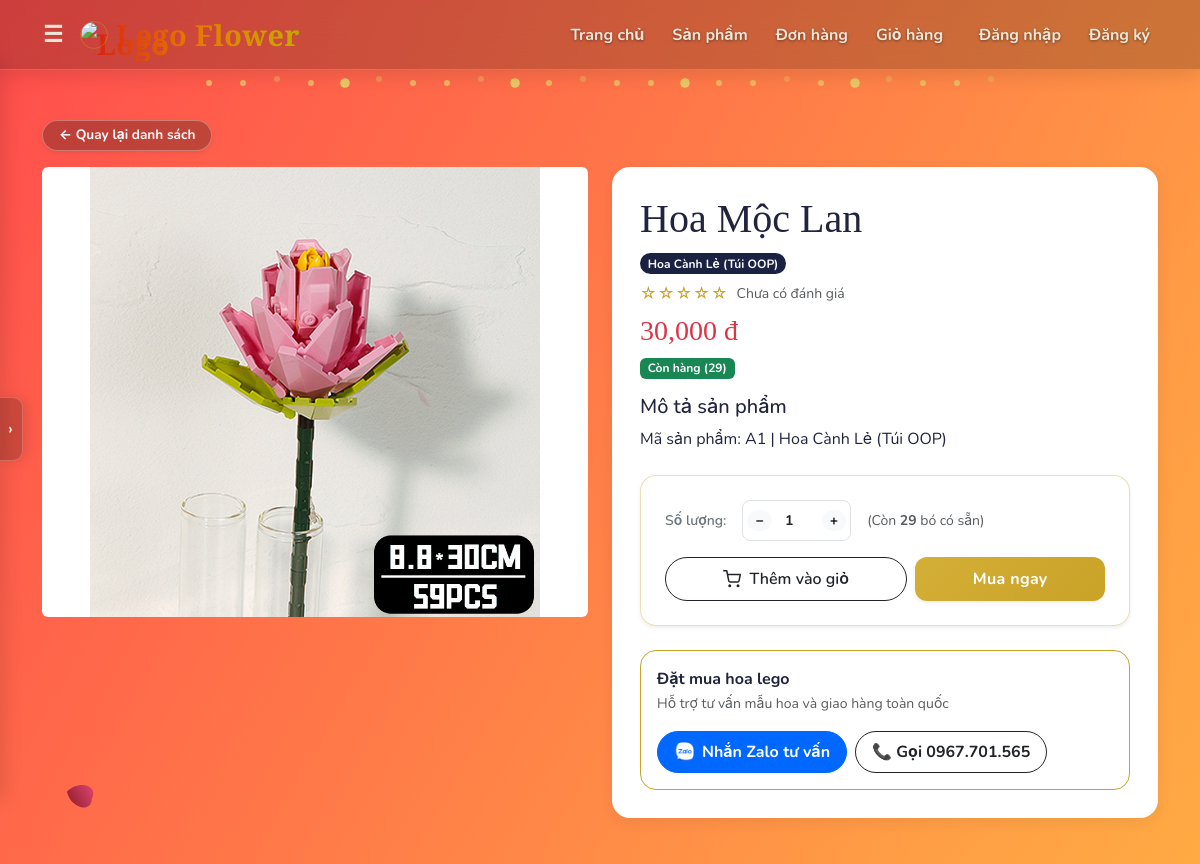
Before: /product/1 (upper part) with the older database file.
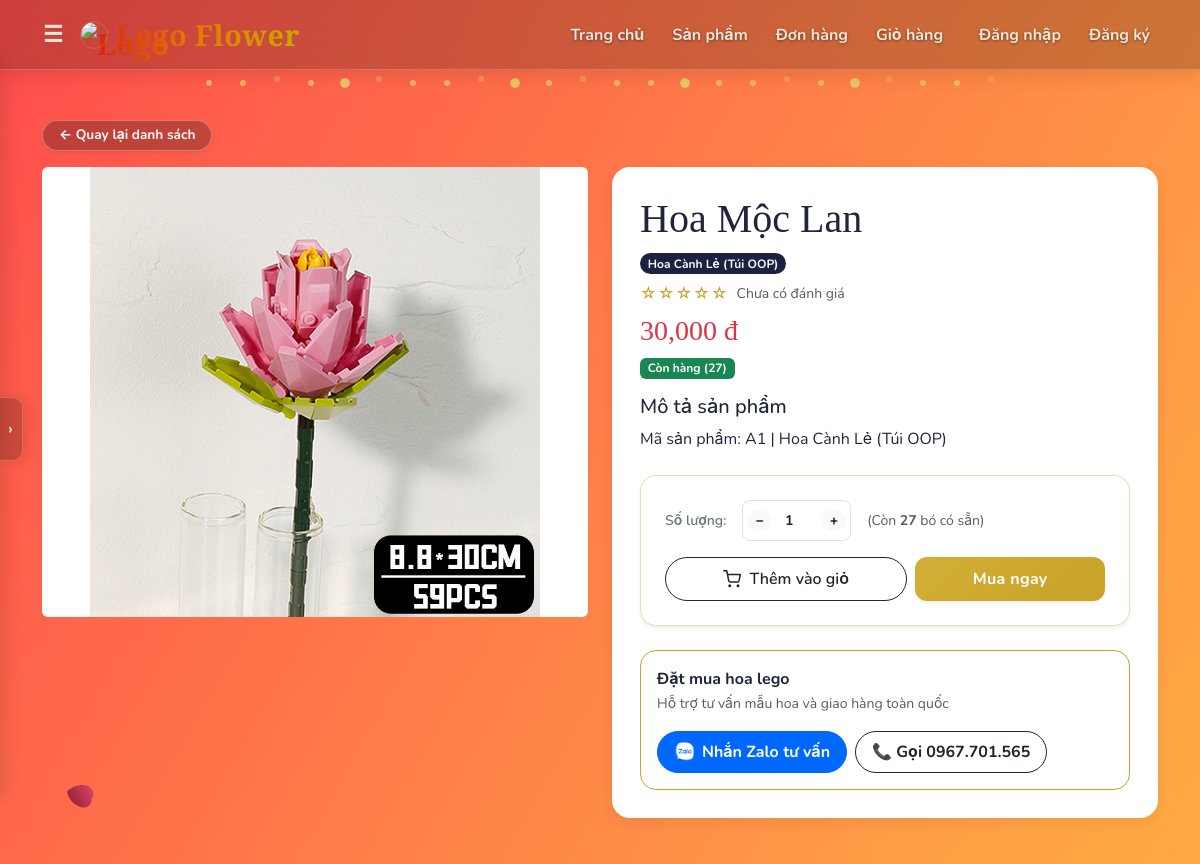
After: the same page with the newer database file.
### models.py (models this page shows, shortened)
class Product(db.Model):
    __tablename__ = 'products'
    id = db.Column(db.Integer, primary_key=True)
    name = db.Column(db.String(200), nullable=False)
    price = db.Column(db.Float, nullable=False, index=True)
    description = db.Column(db.Text, nullable=True)
    image = db.Column(db.String(200), nullable=True)  # ảnh cũ (giữ để tương thích ngược)
    stock = db.Column(db.Integer, default=0)
    category_id = db.Column(db.Integer, db.ForeignKey('categories.id'), nullable=True, index=True)
    @property
    def thumbnail(self):
        for m in self.media:
            if m.media_type == 'image':
                return m.filename
        return self.image
    @property
    def average_rating(self):
        reviews = self.reviews
        if not reviews:
            return 0
        return round(sum(r.rating for r in reviews) / len(reviews), 1)
    @property
    def review_count(self):
        return len(self.reviews)

### web.py (the view)
@app.route('/product/<int:product_id>')
def product_detail(product_id):
    product = Product.query.options(
        selectinload(Product.media),
        selectinload(Product.reviews).selectinload(Review.customer),
        selectinload(Product.category)
    ).get_or_404(product_id)
    related_products = []
    if product.category_id:
        related_products = Product.query.options(
            selectinload(Product.media),
            selectinload(Product.reviews)
        ).filter(
            Product.category_id == product.category_id,
            Product.id != product.id
        ).order_by(Product.id.desc()).limit(4).all()
    if not related_products:
        related_products = Product.query.options(
            selectinload(Product.media),
            selectinload(Product.reviews)
        ).filter(Product.id != product.id).order_by(Product.id.desc()).limit(4).all()
    my_review = None
    if current_user.is_authenticated and isinstance(current_user, Customer):
        my_review = Review.query.filter_by(customer_id=current_user.id, product_id=product.id).first()
    return render_template('product_detail.html', product=product,
                            related_products=related_products, my_review=my_review)

### web.py (called while the page is built)
def get_cached_categories():
    categories = cache.get('all_categories')
    if categories is None:
        categories = Category.query.order_by(Category.name).all()
        cache.set('all_categories', categories, timeout=300)
    return categories

@app.context_processor
def inject_nav_categories():
    return dict(nav_categories=get_cached_categories())

@app.context_processor
def inject_cart_count():
    cart = session.get('cart', {})
    total_qty = sum(cart.values()) if isinstance(cart, dict) else 0
    return dict(cart_count=total_qty)

@app.before_request
def csrf_protect_origin():
    if request.method in ('POST', 'PUT', 'DELETE', 'PATCH'):
        origin = request.headers.get('Origin')
        referer = request.headers.get('Referer')
        target_host = request.host.lower()
        if origin:
            parsed_origin = urllib.parse.urlparse(origin).netloc.lower()
            if parsed_origin != target_host:
                abort(403)
        elif referer:
            parsed_referer = urllib.parse.urlparse(referer).netloc.lower()
            if parsed_referer != target_host:
                abort(403)

### templates/product_detail.html (shortened to what the changed rows need)
{% extends "base.html" %}
{% block content %}
<div class="row">
    <div class="col-md-6">
        <div class="product-info-box">
            <h1>{{ product.name }}</h1>
            {% if product.category %}
            <span class="badge bg-info text-light mb-2">{{ product.category.name }}</span>
            {% endif %}
            <div class="d-flex align-items-center gap-2 mb-2">
                <span class="star-rating" aria-hidden="true">
                    {% set full = product.average_rating | round(0, 'floor') | int %}
                    {% for i in range(1, 6) %}{% if i <= full %}★{% else %}☆{% endif %}{% endfor %} </span>
                        {% if product.review_count > 0 %}
                        <span class="text-muted small">{{ product.average_rating }}/5 · {{ product.review_count }} đánh
                            giá</span>
                        {% else %}
                        <span class="text-muted small">Chưa có đánh giá</span>
                        {% endif %}
            </div>
            <h3 class="text-danger">{{ "{:,.0f}".format(product.price) }} đ</h3>
            <p>
                {% if product.stock > 0 %}
                <span class="badge bg-success">Còn hàng ({{ product.stock }})</span>
                {% else %}
                <span class="badge bg-danger">Hết hàng</span>
                {% endif %}
            </p>
            <h5>Mô tả sản phẩm</h5>
            <p>{{ product.description or "Chưa có mô tả." }}</p>
            {% if product.stock > 0 %}
            <div class="product-purchase-box my-4 p-3 p-md-4 rounded-4 shadow-sm"
                style="background: rgba(255, 255, 255, 0.85); border: 1.5px solid rgba(201, 162, 39, 0.35);">
                <div class="d-flex align-items-center gap-3 mb-3 flex-wrap">
                    <span class="fw-semibold text-secondary small">Số lượng:</span>
                    <div class="cart-qty-control d-inline-flex align-items-center border rounded-3 p-1 bg-white">
                        <button type="button" class="btn btn-sm btn-light border-0 py-0 px-2 fw-bold"
                            id="btnDetailMinus">−</button>
                        <input type="number" id="detailQtyInput"
                            class="form-control form-control-sm text-center border-0 bg-transparent fw-bold" value="1"
                            min="1" max="{{ product.stock }}" style="width: 50px; box-shadow: none;">
                        <button type="button" class="btn btn-sm btn-light border-0 py-0 px-2 fw-bold"
                            id="btnDetailPlus">+</button>
                    </div>
                    <span class="small text-muted">(Còn <strong>{{ product.stock }}</strong> bó có sẵn)</span>
                </div>
                <div class="d-flex flex-wrap gap-2">
                    <button type="button"
                        class="btn btn-outline-dark d-inline-flex align-items-center justify-content-center gap-2 px-3 py-2 rounded-3 fw-semibold flex-grow-1"
                        id="btnAddToCart">
                        <svg width="18" height="18" viewBox="0 0 24 24" fill="none" stroke="currentColor"
                            stroke-width="2" stroke-linecap="round" stroke-linejoin="round">
                            <circle cx="9" cy="21" r="1"></circle>
                            <circle cx="20" cy="21" r="1"></circle>
                            <path d="M1 1h4l2.68 13.39a2 2 0 0 0 2 1.61h9.72a2 2 0 0 0 2-1.61L23 6H6"></path>
                        </svg>
                        <span>Thêm vào giỏ</span>
                    </button>
                    <button type="button"
                        class="btn btn-auth d-inline-flex align-items-center justify-content-center gap-2 px-4 py-2 rounded-3 fw-bold flex-grow-1 shadow-sm"
                        id="btnBuyNow">
                        <span>Mua ngay</span>
                    </button>
                </div>
            </div>
            {% else %}
            <div class="alert alert-warning my-4 rounded-3 small">
                ⚠️ Sản phẩm này hiện đang tạm hết hàng. Bạn có thể liên hệ Zalo bên dưới để đặt trước nhé!
            </div>
            {% endif %}
            <div class="contact-box mt-4 p-3 rounded-4"
                style="background: rgba(255, 255, 255, 0.7); border: 1.5px solid var(--lego-gold); backdrop-filter: blur(10px);">
                <div class="d-flex align-items-center gap-2 mb-2">
                </div>
                <div class="d-flex flex-wrap gap-2 mt-3">
                </div>
            </div>
        </div>
    </div>
</div>
    {% endblock %}

Changed rows visible on the page:
changed Product "Hoa Mộc Lan": stock "29" → "27"
